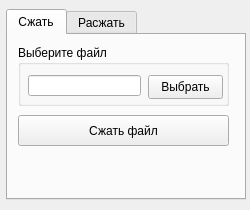
<?xml version="1.0" encoding="UTF-8"?>
<ui version="4.0">
 <class>MainWindow</class>
 <widget class="QMainWindow" name="MainWindow">
  <property name="geometry">
   <rect>
    <x>0</x>
    <y>0</y>
    <width>250</width>
    <height>210</height>
   </rect>
  </property>
  <property name="sizePolicy">
   <sizepolicy hsizetype="Fixed" vsizetype="Fixed">
    <horstretch>0</horstretch>
    <verstretch>0</verstretch>
   </sizepolicy>
  </property>
  <property name="minimumSize">
   <size>
    <width>250</width>
    <height>190</height>
   </size>
  </property>
  <property name="maximumSize">
   <size>
    <width>250</width>
    <height>210</height>
   </size>
  </property>
  <property name="windowTitle">
   <string>2packer</string>
  </property>
  <widget class="QWidget" name="centralwidget">
   <widget class="QTabWidget" name="tabWidget">
    <property name="geometry">
     <rect>
      <x>6</x>
      <y>9</y>
      <width>240</width>
      <height>191</height>
     </rect>
    </property>
    <property name="currentIndex">
     <number>0</number>
    </property>
    <widget class="QWidget" name="packTab">
     <attribute name="title">
      <string>Сжать</string>
     </attribute>
     <widget class="QGroupBox" name="selectFile2Pac">
      <property name="geometry">
       <rect>
        <x>10</x>
        <y>10</y>
        <width>211</width>
        <height>61</height>
       </rect>
      </property>
      <property name="title">
       <string>Выберите файл</string>
      </property>
      <widget class="QLineEdit" name="selectedFile2PacLineEdit">
       <property name="geometry">
        <rect>
         <x>10</x>
         <y>30</y>
         <width>113</width>
         <height>21</height>
        </rect>
       </property>
       <property name="readOnly">
        <bool>true</bool>
       </property>
      </widget>
      <widget class="QPushButton" name="selectFile2PacButton">
       <property name="geometry">
        <rect>
         <x>130</x>
         <y>30</y>
         <width>75</width>
         <height>24</height>
        </rect>
       </property>
       <property name="text">
        <string>Выбрать</string>
       </property>
      </widget>
     </widget>
     <widget class="QPushButton" name="toPackFileButton">
      <property name="geometry">
       <rect>
        <x>10</x>
        <y>80</y>
        <width>211</width>
        <height>31</height>
       </rect>
      </property>
      <property name="text">
       <string>Сжать файл</string>
      </property>
     </widget>
     <widget class="QLabel" name="packFactorLabel">
      <property name="geometry">
       <rect>
        <x>10</x>
        <y>120</y>
        <width>211</width>
        <height>16</height>
       </rect>
      </property>
      <property name="text">
       <string/>
      </property>
     </widget>
     <widget class="QLabel" name="packTimeLabel">
      <property name="geometry">
       <rect>
        <x>10</x>
        <y>140</y>
        <width>211</width>
        <height>16</height>
       </rect>
      </property>
      <property name="text">
       <string/>
      </property>
     </widget>
    </widget>
    <widget class="QWidget" name="unpackTab">
     <attribute name="title">
      <string>Расжать</string>
     </attribute>
     <widget class="QGroupBox" name="selectFile2Unpack">
      <property name="geometry">
       <rect>
        <x>10</x>
        <y>10</y>
        <width>211</width>
        <height>61</height>
       </rect>
      </property>
      <property name="title">
       <string>Выберите файл</string>
      </property>
      <widget class="QLineEdit" name="selectedFile2UnpackLineEdit">
       <property name="geometry">
        <rect>
         <x>10</x>
         <y>30</y>
         <width>113</width>
         <height>21</height>
        </rect>
       </property>
       <property name="readOnly">
        <bool>true</bool>
       </property>
      </widget>
      <widget class="QPushButton" name="selectFile2UnpackButton">
       <property name="geometry">
        <rect>
         <x>130</x>
         <y>30</y>
         <width>75</width>
         <height>24</height>
        </rect>
       </property>
       <property name="text">
        <string>Выбрать</string>
       </property>
      </widget>
     </widget>
     <widget class="QPushButton" name="toUnpackFileButton">
      <property name="geometry">
       <rect>
        <x>10</x>
        <y>80</y>
        <width>211</width>
        <height>31</height>
       </rect>
      </property>
      <property name="text">
       <string>Расжать файл</string>
      </property>
     </widget>
     <widget class="QLabel" name="unpackTimeLabel">
      <property name="geometry">
       <rect>
        <x>10</x>
        <y>120</y>
        <width>211</width>
        <height>16</height>
       </rect>
      </property>
      <property name="text">
       <string/>
      </property>
     </widget>
    </widget>
   </widget>
  </widget>
 </widget>
 <resources/>
 <connections/>
</ui>
